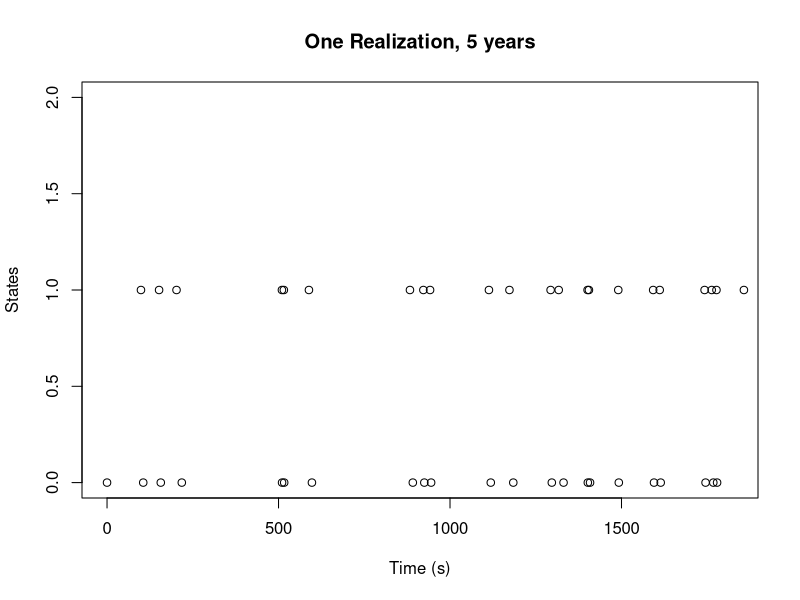

Source code (R):
# Simulate a continuous-time MC over a time period of 1000 years. 

days <- 365
years <- 1000

# Transition rates. Indexing according to state transitioning to. 
# Could naturally also put this in a matrix and make the code simpler below also. 
q0out <- c(0, 0.0090, 0.0010)
q1out <- c(1/7, 0, 0)
q2out <- c(1/20, 0, 0)

# States.
x <- c(0)

# Sojourn times.
s <- c(0)

i <- 1
# Simulate forward in time.
while (tail(s, n= 1) < years*days){
  curr <- x[i]
    if (curr == 0){
    rate <- sum(q0out)
    prob1 <- q0out[2]/rate
    prob2 <- q0out[3]/rate
    # Sojourn time.
    s <- c(s, tail(s,n=1) + rexp(n = 1, rate = rate))
    # Draw from uniform distribution.
    r <- runif(1)
    if (prob1 > r){
      x <- c(x, curr+1)
    } else{
      x <- c(x, curr+2)
    }
  } else if (curr == 1){
    rate <- sum(q1out)
    prob1 <- q1out[1]/rate
    prob2 <- q1out[3]/rate
    # Sojourn time.
    s <- c(s, tail(s,n=1) + rexp(n = 1, rate = rate))
    # Draw from uniform distribution.
    r <- runif(1)
    if (prob1 > r){
      x <- c(x, curr-1)
    } else{
      x <- c(x, curr+1)
    }
  } else{
    rate <- sum(q2out)
    prob1 <- q2out[1]/rate
    prob2 <- q2out[2]/rate
    # Sojourn time.
    s <- c(s, tail(s,n=1) + rexp(n = 1, rate = rate))
    # Draw from uniform distribution.
    r <- runif(1)
    if (prob1 > r){
      x <- c(x, curr-2)
    } else{
      x <- c(x, curr-1)
    }
  }
  i <- i+1
  print(tail(s, n=1))
  
  # Shitty code, very messy + not exactly 1000 years :)
}

# Plot one realization over 5 years. 
par_lty <- c(3,2,1)
par_col <- c("blue", "red", "green")

# Find index in s closest to 5 years. 
index <- which(abs(s-days*5)==min(abs(s-days*5)))
plot(s[1:index], x[1:index], xlim = c(0, days*5), ylim = c(0, 2), xlab = "Time (s)", ylab = "States", main = "One Realization, 5 years")
#legend("center", legend= c("S", "I_L", "I_H"), lty = par_lty, col = par_col)
#for (i in 1:days*5){
#  lines(s[i:(i+1)], rep(x[i],2))
#}
